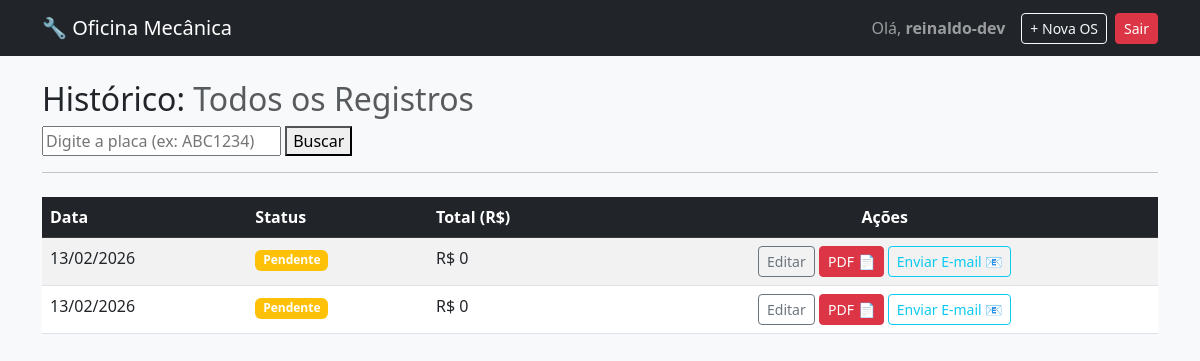
/oficina/historico/ (signed in), run on an earlier commit of the app's database.
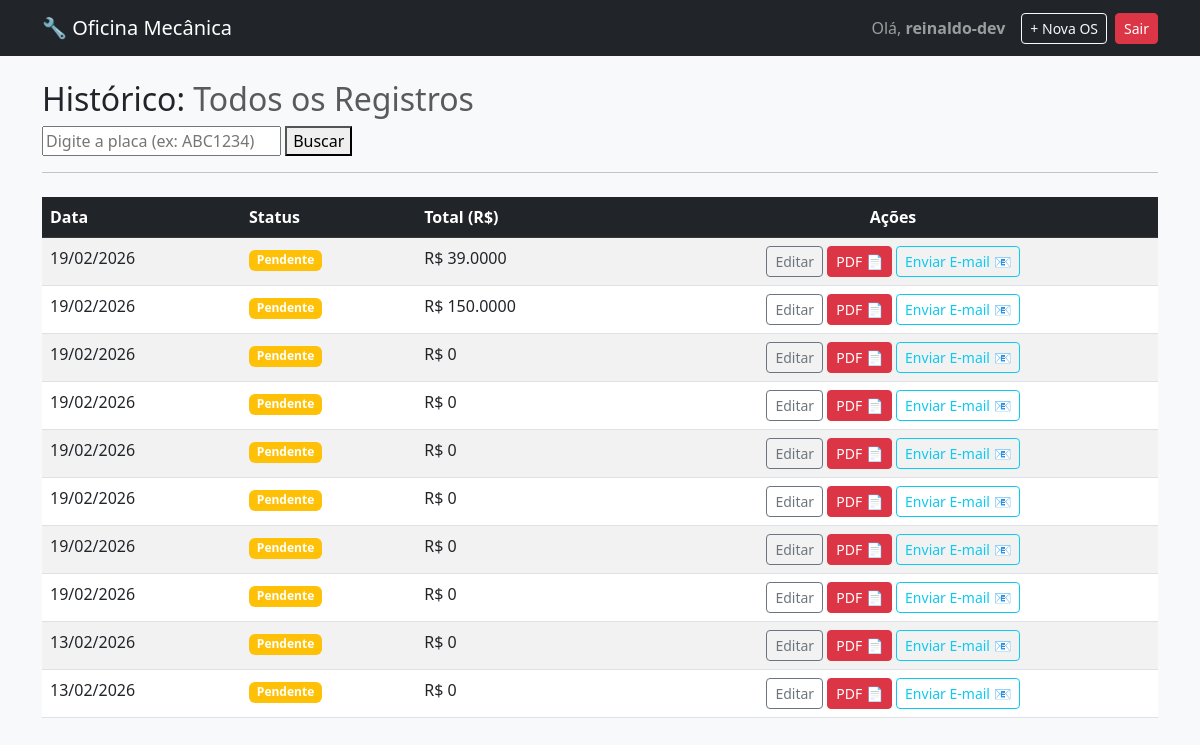
And on a later commit of the database.
### gestao/models.py (models this page shows, shortened)
class OrdemServico(models.Model):
    STATUS_CHOICES = [
        ("P", "Pendente"),
        ("A", "Aprovado"),
        ("F", "Finalizado"),
        ("C", "Cancelado"),  # Adicionei Cancelado para maior controle
    ]
    veiculo = models.ForeignKey(Veiculo, on_delete=models.CASCADE)
    mecanico = models.ForeignKey(User, on_delete=models.PROTECT)
    data_criacao = models.DateTimeField(auto_now_add=True)
    status = models.CharField(max_length=1, choices=STATUS_CHOICES, default="P")
    observacoes = models.TextField(blank=True)
    @property
    def total_geral(self):
        return sum(item.valor_total for item in self.itens.all())

class ItemOrdemServico(models.Model):
    ordem_servico = models.ForeignKey(
        OrdemServico, on_delete=models.CASCADE, related_name="itens"
    )
    descricao = models.CharField(max_length=200)
    quantidade = models.DecimalField(max_digits=10, decimal_places=2, default=1)
    valor_unitario = models.DecimalField(max_digits=10, decimal_places=2)
    @property
    def valor_total(self):
        return self.quantidade * self.valor_unitario

### gestao/views.py (the view)
# urls.py: path("historico/", views.historico_veiculo, name="historico_veiculo"),
@login_required
def historico_veiculo(request):
    placa = request.GET.get('placa')
    if placa:
        ordens = OrdemServico.objects.filter(veiculo__placa__iexact=placa).order_by('-data_criacao')
    else:
        ordens = OrdemServico.objects.all().order_by('-data_criacao')[:10]
    return render(request, 'gestao/historico.html', {'ordens': ordens, 'placa': placa})

### gestao/templates/gestao/historico.html
{% extends 'gestao/base.html' %}
{% load static %}
{% block content %}
<h2>
    Histórico:
    {% if placa %}
    <span class="text-primary">{{ placa|upper }}</span>
    {% else %}
    <span class="text-muted">Todos os Registros</span>
    {% endif %}
</h2>
<form method="GET">
    <input type="text" name="placa" placeholder="Digite a placa (ex: ABC1234)">
    <button type="submit">Buscar</button>
</form>
<hr>
<table class="table table-striped table-hover mt-4">
    <thead class="table-dark">
        <tr>
            <th>Data</th>
            <th>Status</th>
            <th>Total (R$)</th>
            <th class="text-center">Ações</th>
        </tr>
    </thead>
    <tbody>
        {% for os in ordens %}
        <tr>
            <td>{{ os.data_criacao|date:"d/m/Y" }}</td>
            <td>
                <span class="badge {% if os.status == 'P' %}bg-warning{% elif os.status == 'A' %}bg-primary{% else %}bg-success{% endif %}">
                    {{ os.get_status_display }}
                </span>
            </td>
            <td>R$ {{ os.total_geral }}</td>
            <td class="text-center">
                <a href="{% url 'editar_os' os.id %}" class="btn btn-sm btn-outline-secondary">Editar</a>
                <a href="{% url 'gerar_pdf_os' os.id %}" target="_blank" class="btn btn-sm btn-danger">
                    PDF 📄
                </a>
                <a href="{% url 'enviar_email_os' os.id %}" class="btn btn-sm btn-outline-info">
                    Enviar E-mail 📧
                </a>
            </td>
        </tr>
        {% empty %}
        <tr><td colspan="4" class="text-center">Nenhuma manutenção encontrada.</td></tr>
        {% endfor %}
    </tbody>
</table>
{% endblock %}

### gestao/templates/gestao/base.html (shortened to what this page needs)
<!DOCTYPE html>
<html lang="pt-br">
<head>
    <link href="https://cdn.jsdelivr.net/npm/bootstrap@5.3.0/dist/css/bootstrap.min.css" rel="stylesheet">
</head>
<body class="bg-light">
    <nav class="navbar navbar-expand-lg navbar-dark bg-dark mb-4">
        <div class="container">
            <a class="navbar-brand" href="{% url 'dashboard' %}">🔧 Oficina Mecânica</a>
            <div class="d-flex align-items-center">
                {% if user.is_authenticated %}
                <span class="navbar-text me-3">
                    Olá, <strong>{{ user.username }}</strong>
                </span>
                <a href="{% url 'nova_os' %}" class="btn btn-sm btn-outline-light me-2">+ Nova OS</a>
                <a href="/admin/logout/" class="btn btn-sm btn-danger">Sair</a>
                {% endif %}
            </div>
        </div>
        </nav>
    <div class="container">
        {% block content %}
        {% endblock %}
    </div>
</body>
</html>

What changed in the data, as far as the page shows it:
added OrdemServico: data_criacao "19/02/2026", status "Pendente", total_geral "39.0000"
added OrdemServico: data_criacao "19/02/2026", status "Pendente", total_geral "150.0000"
added OrdemServico: data_criacao "19/02/2026", status "Pendente", total_geral "0"
added OrdemServico: data_criacao "19/02/2026", status "Pendente", total_geral "0"
added OrdemServico: data_criacao "19/02/2026", status "Pendente", total_geral "0"
added OrdemServico: data_criacao "19/02/2026", status "Pendente", total_geral "0"
added OrdemServico: data_criacao "19/02/2026", status "Pendente", total_geral "0"
added OrdemServico: data_criacao "19/02/2026", status "Pendente", total_geral "0"
